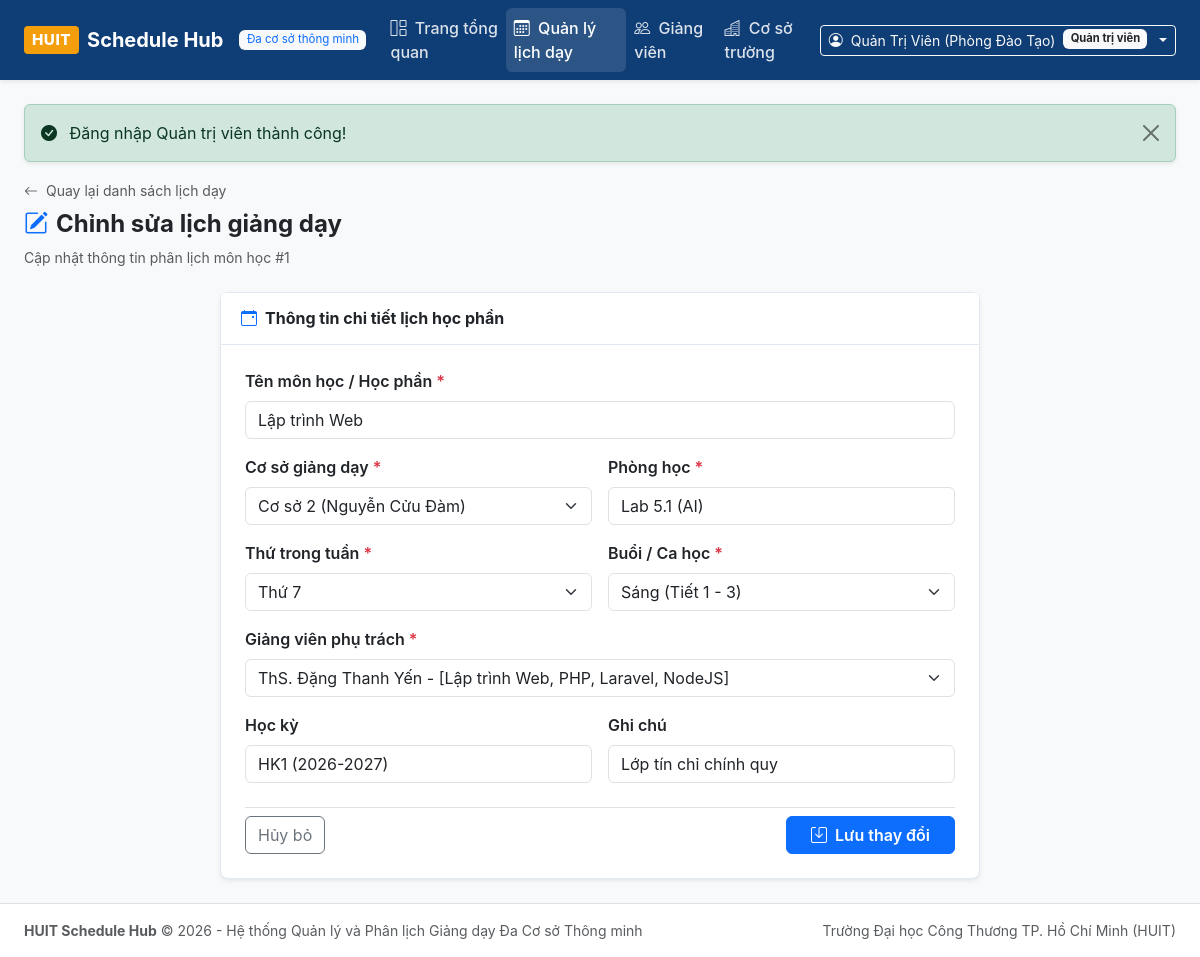
Page /?action=schedule_edit&id=1 (signed in) on the committed database.
### tables this page shows
CREATE TABLE `schedules` (
  `id` int NOT NULL AUTO_INCREMENT,
  `teacher_id` int NOT NULL,
  `branch_id` int NOT NULL,
  `subject_name` varchar(150) NOT NULL,
  `room` varchar(50) NOT NULL,
  `day_of_week` varchar(20) NOT NULL,
  `shift_or_periods` varchar(50) NOT NULL,
  `semester` varchar(50) DEFAULT 'HK1 (2026-2027)',
  `notes` text,
  `created_at` timestamp NULL DEFAULT CURRENT_TIMESTAMP,
  PRIMARY KEY (`id`),
  KEY `fk_schedule_teacher` (`teacher_id`),
  KEY `fk_schedule_branch` (`branch_id`),
  CONSTRAINT `fk_schedule_branch` FOREIGN KEY (`branch_id`) REFERENCES `branches` (`id`) ON DELETE CASCADE,
  CONSTRAINT `fk_schedule_teacher` FOREIGN KEY (`teacher_id`) REFERENCES `teachers` (`id`) ON DELETE CASCADE
);

CREATE TABLE `branches` (
  `id` int NOT NULL AUTO_INCREMENT,
  `branch_name` varchar(255) NOT NULL,
  `address` varchar(255) NOT NULL,
  `created_at` timestamp NULL DEFAULT CURRENT_TIMESTAMP,
  PRIMARY KEY (`id`)
);

CREATE TABLE `teachers` (
  `id` int NOT NULL AUTO_INCREMENT,
  `full_name` varchar(150) NOT NULL,
  `email` varchar(150) NOT NULL,
  `phone` varchar(20) NOT NULL,
  `expertise` varchar(255) NOT NULL,
  `password` varchar(255) NOT NULL DEFAULT '$2y$10$92IXUNpkjO0rOQ5byMi.Ye4oKoEa3Ro9llC/.og/at2.uheWG/igi',
  `created_at` timestamp NULL DEFAULT CURRENT_TIMESTAMP,
  PRIMARY KEY (`id`),
  UNIQUE KEY `email` (`email`)
);

### src/Controllers/ScheduleController.php (called while the page is built, shortened)
<?php
class ScheduleController {
    public function edit(): void {
        $id = (int)($_GET['id'] ?? 0);
        $schedule = Schedule::find($id);
        $branches = Branch::all();
        $teachers = Teacher::all();
        $days = Schedule::$daysOfWeek;
        $shifts = Schedule::$shifts;
        require_once __DIR__ . '/../../views/schedules/edit.php';
    }
}

### src/Models/Schedule.php (called while the page is built, shortened)
<?php
class Schedule {
    public static function find(int $id): ?array {
        $pdo = Database::getConnection();
        $stmt = $pdo->prepare("SELECT s.*,
                                      t.full_name AS teacher_name, t.email AS teacher_email, t.expertise,
                                      b.branch_name, b.address AS branch_address
                               FROM schedules s
                               JOIN teachers t ON s.teacher_id = t.id
                               JOIN branches b ON s.branch_id = b.id
                               WHERE s.id = :id LIMIT 1");
        $stmt->execute(['id' => $id]);
        $row = $stmt->fetch();
        return $row ?: null;
    }
}

### src/Models/Branch.php (called while the page is built, shortened)
<?php
class Branch {
    public static function all(): array {
        $pdo = Database::getConnection();
        $stmt = $pdo->query("SELECT b.*, COUNT(s.id) AS schedule_count
                             FROM branches b
                             LEFT JOIN schedules s ON b.id = s.branch_id
                             GROUP BY b.id
                             ORDER BY b.id ASC");
        return $stmt->fetchAll();
    }
}

### src/Models/Teacher.php (called while the page is built, shortened)
<?php
class Teacher {
    public static function all(?string $search = null): array {
        $pdo = Database::getConnection();
        if ($search) {
            $stmt = $pdo->prepare("SELECT t.*, COUNT(s.id) AS schedule_count
                                 FROM teachers t
                                 LEFT JOIN schedules s ON t.id = s.teacher_id
                                 WHERE t.full_name LIKE :s OR t.email LIKE :s OR t.expertise LIKE :s
                                 GROUP BY t.id
                                 ORDER BY t.full_name ASC");
            $stmt->execute(['s' => "%{$search}%"]);
        } else {
            $stmt = $pdo->query("SELECT t.*, COUNT(s.id) AS schedule_count
                                 FROM teachers t
                                 LEFT JOIN schedules s ON t.id = s.teacher_id
                                 GROUP BY t.id
                                 ORDER BY t.full_name ASC");
        }
        return $stmt->fetchAll();
    }
}

### views/schedules/edit.php (the view, shortened to what this page needs)
<?php
require_once __DIR__ . '/../layouts/header.php';
?>
<div class="mb-4">
    <a href="?action=schedules" class="text-decoration-none text-muted small">
        <i class="bi bi-arrow-left me-1"></i> Quay lại danh sách lịch dạy
    </a>
    <h4 class="fw-bold mt-2 text-dark">
        <i class="bi bi-pencil-square text-primary me-2"></i>Chỉnh sửa lịch giảng dạy
    </h4>
    <p class="text-muted small mb-0">Cập nhật thông tin phân lịch môn học #<?= $schedule['id'] ?></p>
</div>
<div class="row g-4 justify-content-center">
    <div class="col-lg-8">
        <div class="card shadow-sm">
            <div class="card-header bg-white fw-bold">
                <i class="bi bi-calendar-event me-2 text-primary"></i>Thông tin chi tiết lịch học phần
            </div>
            <div class="card-body p-4">
                <form action="?action=schedule_update" method="POST" id="schedule_form">
                    <div class="mb-3">
                        <label class="form-label fw-semibold text-dark">
                            Tên môn học / Học phần <span class="text-danger">*</span>
                        </label>
                        <input type="text"
                               name="subject_name"
                               id="schedule_subject_name"
                               class="form-control"
                               value="<?= htmlspecialchars($schedule['subject_name']) ?>"
                               required>
                    </div>
                    <div class="row g-3 mb-3">
                        <div class="col-md-6">
                            <label class="form-label fw-semibold text-dark">
                                Cơ sở giảng dạy <span class="text-danger">*</span>
                            </label>
                            <select name="branch_id" id="schedule_branch" class="form-select" required>
                                <?php foreach ($branches as $b): ?>
                                    <option value="<?= $b['id'] ?>" <?= $schedule['branch_id'] == $b['id'] ? 'selected' : '' ?>>
                                        <?= htmlspecialchars($b['branch_name']) ?>
                                    </option>
                                <?php endforeach; ?>
                            </select>
                        </div>
                        <div class="col-md-6">
                            <label class="form-label fw-semibold text-dark">
                                Phòng học <span class="text-danger">*</span>
                            </label>
                            <input type="text" name="room" id="schedule_room" class="form-control" value="<?= htmlspecialchars($schedule['room']) ?>" required>
                        </div>
                    </div>
                    <div class="row g-3 mb-3">
                        <div class="col-md-6">
                            <label class="form-label fw-semibold text-dark">
                                Thứ trong tuần <span class="text-danger">*</span>
                            </label>
                            <select name="day_of_week" id="schedule_day" class="form-select" required>
                                <?php foreach ($days as $d): ?>
                                    <option value="<?= $d ?>" <?= $schedule['day_of_week'] === $d ? 'selected' : '' ?>>
                                        <?= htmlspecialchars($d) ?>
                                    </option>
                                <?php endforeach; ?>
                            </select>
                        </div>
                        <div class="col-md-6">
                            <label class="form-label fw-semibold text-dark">
                                Buổi / Ca học <span class="text-danger">*</span>
                            </label>
                            <select name="shift_or_periods" id="schedule_shift" class="form-select" required>
                                <?php foreach ($shifts as $s): ?>
                                    <option value="<?= $s ?>" <?= $schedule['shift_or_periods'] === $s ? 'selected' : '' ?>>
                                        <?= htmlspecialchars($s) ?>
                                    </option>
                                <?php endforeach; ?>
                            </select>
                        </div>
                    </div>
                    <div class="mb-3">
                        <label class="form-label fw-semibold text-dark">
                            Giảng viên phụ trách <span class="text-danger">*</span>
                        </label>
                        <select name="teacher_id" id="schedule_teacher" class="form-select" required>
                            <?php foreach ($teachers as $t): ?>
                                <option value="<?= $t['id'] ?>" <?= $schedule['teacher_id'] == $t['id'] ? 'selected' : '' ?>>
                                    <?= htmlspecialchars($t['full_name']) ?> - [<?= htmlspecialchars($t['expertise']) ?>]
                                </option>
                            <?php endforeach; ?>
                        </select>
                    </div>
                    <div class="row g-3 mb-4">
                        <div class="col-md-6">
                            <label class="form-label fw-semibold text-dark">Học kỳ</label>
                            <input type="text" name="semester" class="form-control" value="<?= htmlspecialchars($schedule['semester'] ?? 'HK1 (2026-2027)') ?>">
                        </div>
                        <div class="col-md-6">
                            <label class="form-label fw-semibold text-dark">Ghi chú</label>
                            <input type="text" name="notes" class="form-control" value="<?= htmlspecialchars($schedule['notes'] ?? '') ?>">
                        </div>
                    </div>
                    <div class="d-flex justify-content-between align-items-center pt-2 border-top">
                        <a href="?action=schedules" class="btn btn-outline-secondary">Hủy bỏ</a>
                        <button type="submit" class="btn btn-primary px-4 fw-semibold">
                            <i class="bi bi-save me-1"></i> Lưu thay đổi
                        </button>
                    </div>
                </form>
            </div>
        </div>
    </div>
</div>
<?php require_once __DIR__ . '/../layouts/footer.php'; ?>

### public/css/style.css (style rules this page uses)
:root { --huit-primary: #0f3d75; --huit-primary-hover: #0b2e59; --huit-accent: #0284c7; --huit-bg: #f8fafc; --huit-card-bg: #ffffff; --huit-border: #e2e8f0; --huit-text-main: #1e293b; --huit-text-muted: #64748b; }
body { background-color: var(--huit-bg); color: var(--huit-text-main); font-family: -apple-system, BlinkMacSystemFont, "Segoe UI", Roboto, "Helvetica Neue", Arial, sans-serif; min-height: 100vh; display: flex; flex-direction: column; }
.card { background-color: var(--huit-card-bg); border: 1px solid var(--huit-border); border-radius: 8px; box-shadow: 0 1px 3px rgba(0, 0, 0, 0.04); }
.card-header { background-color: #ffffff; border-bottom: 1px solid var(--huit-border); padding: 0.85rem 1.25rem; font-weight: 600; }

### rows in the picture
schedules: id "1", subject_name "Lập trình Web", branch_id "Cơ sở 2 (Nguyễn Cửu Đàm)", room "Lab 5.1 (AI)", day_of_week "Thứ 7", shift_or_periods "Sáng (Tiết 1 - 3)", teacher_id "ThS. Đặng Thanh Yến - [Lập trình Web, PHP, Laravel, NodeJS]", semester "HK1 (2026-2027)", notes "Lớp tín chỉ chính quy"

### other values in the picture
$currentUser['name'] "Quản Trị Viên (Phòng Đào Tạo)"
$_SESSION['flash_success'] "Đăng nhập Quản trị viên thành công!"
